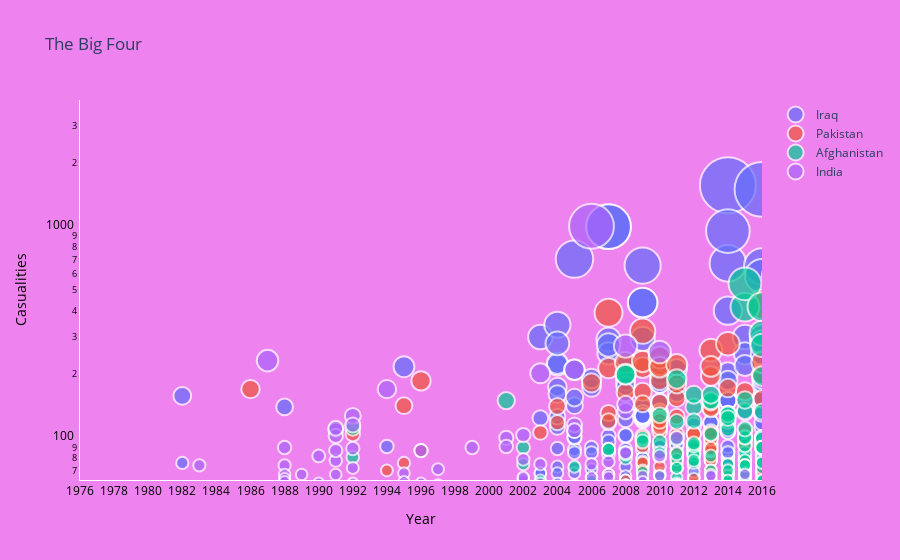
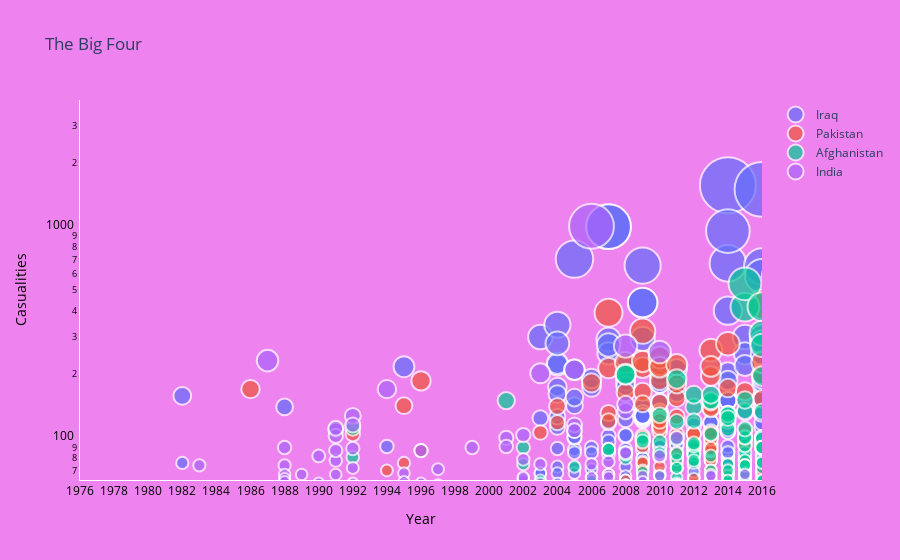

Notebook source saved alongside these figures, in order:
### Code cell
fig = go.Figure(data=data, layout=layout)
py.iplot(fig, filename='Terrorism Bubble')
fig.show()

### Figure 1 — Plotly figure (JSON) as saved in the notebook; plotly's stock layout.template omitted (floating-point values rounded to 4 significant figures; data arrays with more than 128 entries replaced by an {"elided": "..."} marker saying what was removed)
{"data": [{"marker": {"line": {"width": 2}, "size": {"elided": "264 int values"}, "sizemode": "area", "symbol": "circle"}, "mode": "markers", "name": "Iraq", "text": {"elided": "264 str values"}, "type": "scatter", "x": {"elided": "264 int values"}, "y": {"elided": "264 int values"}}, {"marker": {"line": {"width": 2}, "size": {"elided": "135 int values"}, "sizemode": "area", "symbol": "circle"}, "mode": "markers", "name": "Pakistan", "text": {"elided": "135 str values"}, "type": "scatter", "x": {"elided": "135 int values"}, "y": {"elided": "135 int values"}}, {"marker": {"line": {"width": 2}, "size": {"elided": "172 int values"}, "sizemode": "area", "symbol": "circle"}, "mode": "markers", "name": "Afghanistan", "text": {"elided": "172 str values"}, "type": "scatter", "x": {"elided": "172 int values"}, "y": {"elided": "172 int values"}}, {"marker": {"line": {"width": 2}, "size": [74, 54, 232, 90, 74, 67, 64, 62, 67, 58, 53, 82, 54, 55, 56, 61, 109, 78, 102, 67, 111, 87, 89, 59, 72, 58, 127, 115, 61, 170, 68, 52, 62, 51, 51, 61, 87, 71, 60, 90, 100, 91, 79, 62, 64, 103, 65, 75, 61, 202, 52, 115, 108, 210, 75, 1005, 55, 65, 67, 67, 77, 65, 57, 53, 272, 84, 60, 134, 144, 85, 54, 66, 62, 66, 82, 255, 51, 100, 52, 52, 52, 60, 67, 66, 67, 95], "sizemode": "area", "symbol": "circle"}, "mode": "markers", "name": "India", "text": ["City: Unknown<br>Group: Anti-Immigrant extremists<br>casualities: 74<br>Year: 1983", "City: Imphal<br>Group: People's Liberation Army (India)<br>casualities: 54<br>Year: 1984", "City: Chennai<br>Group: Tamils<br>casualities: 232<br>Year: 1987", "City: Amritsar<br>Group: Khalistan Liberation Force<br>casualities: 90<br>Year: 1988", "City: Amritsar<br>Group: Sikh Extremists<br>casualities: 74<br>Year: 1988", "City: Barpeta<br>Group: United Liberation Front of Assam (ULFA)<br>casualities: 67<br>Year: 1988", "City: Jammu<br>Group: Babbar Khalsa International (BKI)<br>casualities: 64<br>Year: 1988", "City: Batala<br>Group: Babbar Khalsa International (BKI)<br>casualities: 62<br>Year: 1988", "City: Bongaigaon<br>Group: Bodo Militants<br>casualities: 67<br>Year: 1989", "City: Karnal<br>Group: Sikh Extremists<br>casualities: 58<br>Year: 1989", "City: Unknown<br>Group: Khalistan Commando Force<br>casualities: 53<br>Year: 1989", "City: Batala<br>Group: Khalistan Commando Force<br>casualities: 82<br>Year: 1990", "City: Sepalpani<br>Group: Bodo Militants<br>casualities: 54<br>Year: 1990", "City: Pathankot<br>Group: Babbar Khalsa International (BKI)<br>casualities: 55<br>Year: 1990", "City: Rangia<br>Group: Bodo Militants<br>casualities: 56<br>Year: 1990", "City: Hyderabad<br>Group: People's War Group (PWG)<br>casualities: 61<br>Year: 1990", "City: New Delhi<br>Group: Sikh Extremists<br>casualities: 109<br>Year: 1991", "City: Kila Raipur<br>Group: Sikh Extremists<br>casualities: 78<br>Year: 1991", "City: Baddowal<br>Group: Sikh Extremists<br>casualities: 102<br>Year: 1991", "City: Sopore<br>Group: Muslim Militants<br>casualities: 67<br>Year: 1991", "City: Bajpur<br>Group: Sikh Extremists<br>casualities: 111<br>Year: 1991", "City: Sohian<br>Group: Sikh Extremists<br>casualities: 87<br>Year: 1991", "City: New Delhi<br>Group: Muslim Militants<br>casualities: 89<br>Year: 1992", "City: Pathankot<br>Group: Sikh Extremists<br>casualities: 59<br>Year: 1992", "City: Delhi<br>Group: Muslim Separatists<br>casualities: 72<br>Year: 1992", "City: Guwahati<br>Group: National Democratic Front of Bodoland (NDFB)<br>casualities: 58<br>Year: 1992", "City: Unknown<br>Group: Muslim Militants<br>casualities: 127<br>Year: 1992", "City: Bombay<br>Group: Muslim Militants<br>casualities: 115<br>Year: 1992", "City: Unknown<br>Group: Muslims<br>casualities: 61<br>Year: 1992", "City: Banabari<br>Group: Bodo Militants<br>casualities: 170<br>Year: 1994", "City: Jammu<br>Group: Kashmiri extremists<br>casualities: 68<br>Year: 1995", "City: Lailalong<br>Group: National Socialist Council of Nagaland<br>casualities: 52<br>Year: 1995", "City: Jammu<br>Group: Harkat ul Ansar<br>casualities: 62<br>Year: 1995", "City: New Delhi<br>Group: Jammu and Kashmir Islamic Front<br>casualities: 51<br>Year: 1996", "City: New Delhi<br>Group: Jammu and Kashmir Liberation Front<br>casualities: 51<br>Year: 1996", "City: Maiamnala<br>Group: National Socialist Council of Nagaland<br>casualities: 61<br>Year: 1996", "City: Sansapani<br>Group: Bodo Liberation Tigers (BLT)<br>casualities: 87<br>Year: 1996", "City: Unknown<br>Group: Muslim Rebels<br>casualities: 71<br>Year: 1997", "City: Bathe-Lakshmanpur<br>Group: Ranbir Sena<br>casualities: 60<br>Year: 1997", "City: Shiliguri<br>Group: United Liberation Front of Assam (ULFA)<br>casualities: 90<br>Year: 1999", "City: Baghmara<br>Group: National Democratic Front of Bodoland (NDFB)<br>casualities: 100<br>Year: 2001", "City: Srinagar<br>Group: Jaish-e-Mohammad (JeM)<br>casualities: 91<br>Year: 2001", "City: Jammu<br>Group: Lashkar-e-Taiba (LeT)<br>casualities: 79<br>Year: 2002", "City: Jammu<br>Group: Lashkar-e-Taiba (LeT)<br>casualities: 62<br>Year: 2002", "City: Jammu<br>Group: Lashkar-e-Taiba (LeT)<br>casualities: 64<br>Year: 2002", "City: Gandhinagar<br>Group: Gunmen<br>casualities: 103<br>Year: 2002", "City: Jammu<br>Group: Lashkar-e-Taiba (LeT)<br>casualities: 65<br>Year: 2002", "City: Mumbai<br>Group: Students Islamic Movement of India (SIMI)<br>casualities: 75<br>Year: 2003", "City: Bamungopha<br>Group: United Liberation Front of Assam (ULFA)<br>casualities: 61<br>Year: 2003", "City: Mumbai<br>Group: Students Islamic Movement of India (SIMI)<br>casualities: 202<br>Year: 2003", "City: Dimapur<br>Group: United Liberation Front of Assam (ULFA)<br>casualities: 52<br>Year: 2004", "City: Pulwama<br>Group: United Jihad Council<br>casualities: 115<br>Year: 2005", "City: Kotrapali<br>Group: Communist Party of India - Maoist (CPI-Maoist)<br>casualities: 108<br>Year: 2005", "City: New Delhi<br>Group: Lashkar-e-Taiba (LeT)<br>casualities: 210<br>Year: 2005", "City: Dantewada district<br>Group: Communist Party of India - Maoist (CPI-Maoist)<br>casualities: 75<br>Year: 2006", "City: Mumbai<br>Group: Lashkar-e-Taiba (LeT)<br>casualities: 1005<br>Year: 2006", "City: Imphal<br>Group: Kanglei Yawol Kanna Lup (KYKL)<br>casualities: 55<br>Year: 2006", "City: Guwahati<br>Group: United Liberation Front of Assam (ULFA)<br>casualities: 65<br>Year: 2006", "City: Sadiya<br>Group: United Liberation Front of Assam (ULFA)<br>casualities: 67<br>Year: 2007", "City: Ranibodli<br>Group: Naxalites<br>casualities: 67<br>Year: 2007", "City: Hyderabad<br>Group: Harkatul Jihad-e-Islami<br>casualities: 77<br>Year: 2007", "City: Doom Dooma<br>Group: United Liberation Front of Assam (ULFA)<br>casualities: 65<br>Year: 2007", "City: Murkongselek<br>Group: United Liberation Front of Assam (ULFA)<br>casualities: 57<br>Year: 2008", "City: New Delhi<br>Group: Indian Mujahideen<br>casualities: 53<br>Year: 2008", "City: Dispur<br>Group: United Liberation Front of Assam (ULFA)<br>casualities: 272<br>Year: 2008", "City: Kokrajhar<br>Group: United Liberation Front of Assam (ULFA)<br>casualities: 84<br>Year: 2008", "City: Barpeta Road<br>Group: United Liberation Front of Assam (ULFA)<br>casualities: 60<br>Year: 2008", "City: Mumbai<br>Group: Deccan Mujahideen<br>casualities: 134<br>Year: 2008", "City: Mumbai<br>Group: Deccan Mujahideen<br>casualities: 144<br>Year: 2008", "City: Mumbai<br>Group: Deccan Mujahideen<br>casualities: 85<br>Year: 2008", "City: Mumbai<br>Group: Deccan Mujahideen<br>casualities: 54<br>Year: 2008", "City: Guwahati<br>Group: United Liberation Front of Assam (ULFA)<br>casualities: 66<br>Year: 2009", "City: Nalbari<br>Group: United Liberation Front of Assam (ULFA)<br>casualities: 62<br>Year: 2009", "City: Pune<br>Group: Indian Mujahideen<br>casualities: 66<br>Year: 2010", "City: Dantewada district<br>Group: Communist Party of India - Maoist (CPI-Maoist)<br>casualities: 82<br>Year: 2010", "City: Jhargam<br>Group: Communist Party of India - Maoist (CPI-Maoist)<br>casualities: 255<br>Year: 2010", "City: Lohardaga district<br>Group: Communist Party of India - Maoist (CPI-Maoist)<br>casualities: 51<br>Year: 2011", "City: Guwahati<br>Group: Adivasi People's Army (APA)<br>casualities: 100<br>Year: 2011", "City: Mumbai<br>Group: Indian Mujahideen<br>casualities: 52<br>Year: 2011", "City: Mumbai<br>Group: Indian Mujahideen<br>casualities: 52<br>Year: 2011", "City: Mumbai<br>Group: Indian Mujahideen<br>casualities: 52<br>Year: 2011", "City: New Delhi<br>Group: Harkatul Jihad-e-Islami<br>casualities: 60<br>Year: 2011", "City: Hyderabad<br>Group: Lashkar-e-Taiba (LeT)<br>casualities: 67<br>Year: 2013", "City: Hyderabad<br>Group: Lashkar-e-Taiba (LeT)<br>casualities: 66<br>Year: 2013", "City: Sukma district<br>Group: Communist Party of India - Maoist (CPI-Maoist)<br>casualities: 67<br>Year: 2015", "City: Kuneru<br>Group: Maoists<br>casualities: 95<br>Year: 2017"], "type": "scatter", "x": [1983, 1984, 1987, 1988, 1988, 1988, 1988, 1988, 1989, 1989, 1989, 1990, 1990, 1990, 1990, 1990, 1991, 1991, 1991, 1991, 1991, 1991, 1992, 1992, 1992, 1992, 1992, 1992, 1992, 1994, 1995, 1995, 1995, 1996, 1996, 1996, 1996, 1997, 1997, 1999, 2001, 2001, 2002, 2002, 2002, 2002, 2002, 2003, 2003, 2003, 2004, 2005, 2005, 2005, 2006, 2006, 2006, 2006, 2007, 2007, 2007, 2007, 2008, 2008, 2008, 2008, 2008, 2008, 2008, 2008, 2008, 2009, 2009, 2010, 2010, 2010, 2011, 2011, 2011, 2011, 2011, 2011, 2013, 2013, 2015, 2017], "y": [74, 54, 232, 90, 74, 67, 64, 62, 67, 58, 53, 82, 54, 55, 56, 61, 109, 78, 102, 67, 111, 87, 89, 59, 72, 58, 127, 115, 61, 170, 68, 52, 62, 51, 51, 61, 87, 71, 60, 90, 100, 91, 79, 62, 64, 103, 65, 75, 61, 202, 52, 115, 108, 210, 75, 1005, 55, 65, 67, 67, 77, 65, 57, 53, 272, 84, 60, 134, 144, 85, 54, 66, 62, 66, 82, 255, 51, 100, 52, 52, 52, 60, 67, 66, 67, 95]}], "layout": {"paper_bgcolor": "rgb(238, 130, 238)", "plot_bgcolor": "rgb(238, 130, 238)", "title": {"text": "The Big Four"}, "xaxis": {"color": "black", "nticks": 30, "range": [1976, 2016], "showgrid": false, "showline": true, "tickmode": "auto", "title": {"text": "Year"}}, "yaxis": {"color": "black", "nticks": 40, "range": [1.8, 3.6], "showgrid": false, "showline": true, "tickmode": "auto", "title": {"text": "Casualities"}, "type": "log"}}}

### Figure 2 — Plotly figure (JSON) as saved in the notebook; plotly's stock layout.template omitted (floating-point values rounded to 4 significant figures; data arrays with more than 128 entries replaced by an {"elided": "..."} marker saying what was removed)
{"data": [{"marker": {"line": {"width": 2}, "size": {"elided": "264 int values"}, "sizemode": "area", "symbol": "circle"}, "mode": "markers", "name": "Iraq", "text": {"elided": "264 str values"}, "type": "scatter", "x": {"elided": "264 int values"}, "y": {"elided": "264 int values"}}, {"marker": {"line": {"width": 2}, "size": {"elided": "135 int values"}, "sizemode": "area", "symbol": "circle"}, "mode": "markers", "name": "Pakistan", "text": {"elided": "135 str values"}, "type": "scatter", "x": {"elided": "135 int values"}, "y": {"elided": "135 int values"}}, {"marker": {"line": {"width": 2}, "size": {"elided": "172 int values"}, "sizemode": "area", "symbol": "circle"}, "mode": "markers", "name": "Afghanistan", "text": {"elided": "172 str values"}, "type": "scatter", "x": {"elided": "172 int values"}, "y": {"elided": "172 int values"}}, {"marker": {"line": {"width": 2}, "size": [74, 54, 232, 90, 74, 67, 64, 62, 67, 58, 53, 82, 54, 55, 56, 61, 109, 78, 102, 67, 111, 87, 89, 59, 72, 58, 127, 115, 61, 170, 68, 52, 62, 51, 51, 61, 87, 71, 60, 90, 100, 91, 79, 62, 64, 103, 65, 75, 61, 202, 52, 115, 108, 210, 75, 1005, 55, 65, 67, 67, 77, 65, 57, 53, 272, 84, 60, 134, 144, 85, 54, 66, 62, 66, 82, 255, 51, 100, 52, 52, 52, 60, 67, 66, 67, 95], "sizemode": "area", "symbol": "circle"}, "mode": "markers", "name": "India", "text": ["City: Unknown<br>Group: Anti-Immigrant extremists<br>casualities: 74<br>Year: 1983", "City: Imphal<br>Group: People's Liberation Army (India)<br>casualities: 54<br>Year: 1984", "City: Chennai<br>Group: Tamils<br>casualities: 232<br>Year: 1987", "City: Amritsar<br>Group: Khalistan Liberation Force<br>casualities: 90<br>Year: 1988", "City: Amritsar<br>Group: Sikh Extremists<br>casualities: 74<br>Year: 1988", "City: Barpeta<br>Group: United Liberation Front of Assam (ULFA)<br>casualities: 67<br>Year: 1988", "City: Jammu<br>Group: Babbar Khalsa International (BKI)<br>casualities: 64<br>Year: 1988", "City: Batala<br>Group: Babbar Khalsa International (BKI)<br>casualities: 62<br>Year: 1988", "City: Bongaigaon<br>Group: Bodo Militants<br>casualities: 67<br>Year: 1989", "City: Karnal<br>Group: Sikh Extremists<br>casualities: 58<br>Year: 1989", "City: Unknown<br>Group: Khalistan Commando Force<br>casualities: 53<br>Year: 1989", "City: Batala<br>Group: Khalistan Commando Force<br>casualities: 82<br>Year: 1990", "City: Sepalpani<br>Group: Bodo Militants<br>casualities: 54<br>Year: 1990", "City: Pathankot<br>Group: Babbar Khalsa International (BKI)<br>casualities: 55<br>Year: 1990", "City: Rangia<br>Group: Bodo Militants<br>casualities: 56<br>Year: 1990", "City: Hyderabad<br>Group: People's War Group (PWG)<br>casualities: 61<br>Year: 1990", "City: New Delhi<br>Group: Sikh Extremists<br>casualities: 109<br>Year: 1991", "City: Kila Raipur<br>Group: Sikh Extremists<br>casualities: 78<br>Year: 1991", "City: Baddowal<br>Group: Sikh Extremists<br>casualities: 102<br>Year: 1991", "City: Sopore<br>Group: Muslim Militants<br>casualities: 67<br>Year: 1991", "City: Bajpur<br>Group: Sikh Extremists<br>casualities: 111<br>Year: 1991", "City: Sohian<br>Group: Sikh Extremists<br>casualities: 87<br>Year: 1991", "City: New Delhi<br>Group: Muslim Militants<br>casualities: 89<br>Year: 1992", "City: Pathankot<br>Group: Sikh Extremists<br>casualities: 59<br>Year: 1992", "City: Delhi<br>Group: Muslim Separatists<br>casualities: 72<br>Year: 1992", "City: Guwahati<br>Group: National Democratic Front of Bodoland (NDFB)<br>casualities: 58<br>Year: 1992", "City: Unknown<br>Group: Muslim Militants<br>casualities: 127<br>Year: 1992", "City: Bombay<br>Group: Muslim Militants<br>casualities: 115<br>Year: 1992", "City: Unknown<br>Group: Muslims<br>casualities: 61<br>Year: 1992", "City: Banabari<br>Group: Bodo Militants<br>casualities: 170<br>Year: 1994", "City: Jammu<br>Group: Kashmiri extremists<br>casualities: 68<br>Year: 1995", "City: Lailalong<br>Group: National Socialist Council of Nagaland<br>casualities: 52<br>Year: 1995", "City: Jammu<br>Group: Harkat ul Ansar<br>casualities: 62<br>Year: 1995", "City: New Delhi<br>Group: Jammu and Kashmir Islamic Front<br>casualities: 51<br>Year: 1996", "City: New Delhi<br>Group: Jammu and Kashmir Liberation Front<br>casualities: 51<br>Year: 1996", "City: Maiamnala<br>Group: National Socialist Council of Nagaland<br>casualities: 61<br>Year: 1996", "City: Sansapani<br>Group: Bodo Liberation Tigers (BLT)<br>casualities: 87<br>Year: 1996", "City: Unknown<br>Group: Muslim Rebels<br>casualities: 71<br>Year: 1997", "City: Bathe-Lakshmanpur<br>Group: Ranbir Sena<br>casualities: 60<br>Year: 1997", "City: Shiliguri<br>Group: United Liberation Front of Assam (ULFA)<br>casualities: 90<br>Year: 1999", "City: Baghmara<br>Group: National Democratic Front of Bodoland (NDFB)<br>casualities: 100<br>Year: 2001", "City: Srinagar<br>Group: Jaish-e-Mohammad (JeM)<br>casualities: 91<br>Year: 2001", "City: Jammu<br>Group: Lashkar-e-Taiba (LeT)<br>casualities: 79<br>Year: 2002", "City: Jammu<br>Group: Lashkar-e-Taiba (LeT)<br>casualities: 62<br>Year: 2002", "City: Jammu<br>Group: Lashkar-e-Taiba (LeT)<br>casualities: 64<br>Year: 2002", "City: Gandhinagar<br>Group: Gunmen<br>casualities: 103<br>Year: 2002", "City: Jammu<br>Group: Lashkar-e-Taiba (LeT)<br>casualities: 65<br>Year: 2002", "City: Mumbai<br>Group: Students Islamic Movement of India (SIMI)<br>casualities: 75<br>Year: 2003", "City: Bamungopha<br>Group: United Liberation Front of Assam (ULFA)<br>casualities: 61<br>Year: 2003", "City: Mumbai<br>Group: Students Islamic Movement of India (SIMI)<br>casualities: 202<br>Year: 2003", "City: Dimapur<br>Group: United Liberation Front of Assam (ULFA)<br>casualities: 52<br>Year: 2004", "City: Pulwama<br>Group: United Jihad Council<br>casualities: 115<br>Year: 2005", "City: Kotrapali<br>Group: Communist Party of India - Maoist (CPI-Maoist)<br>casualities: 108<br>Year: 2005", "City: New Delhi<br>Group: Lashkar-e-Taiba (LeT)<br>casualities: 210<br>Year: 2005", "City: Dantewada district<br>Group: Communist Party of India - Maoist (CPI-Maoist)<br>casualities: 75<br>Year: 2006", "City: Mumbai<br>Group: Lashkar-e-Taiba (LeT)<br>casualities: 1005<br>Year: 2006", "City: Imphal<br>Group: Kanglei Yawol Kanna Lup (KYKL)<br>casualities: 55<br>Year: 2006", "City: Guwahati<br>Group: United Liberation Front of Assam (ULFA)<br>casualities: 65<br>Year: 2006", "City: Sadiya<br>Group: United Liberation Front of Assam (ULFA)<br>casualities: 67<br>Year: 2007", "City: Ranibodli<br>Group: Naxalites<br>casualities: 67<br>Year: 2007", "City: Hyderabad<br>Group: Harkatul Jihad-e-Islami<br>casualities: 77<br>Year: 2007", "City: Doom Dooma<br>Group: United Liberation Front of Assam (ULFA)<br>casualities: 65<br>Year: 2007", "City: Murkongselek<br>Group: United Liberation Front of Assam (ULFA)<br>casualities: 57<br>Year: 2008", "City: New Delhi<br>Group: Indian Mujahideen<br>casualities: 53<br>Year: 2008", "City: Dispur<br>Group: United Liberation Front of Assam (ULFA)<br>casualities: 272<br>Year: 2008", "City: Kokrajhar<br>Group: United Liberation Front of Assam (ULFA)<br>casualities: 84<br>Year: 2008", "City: Barpeta Road<br>Group: United Liberation Front of Assam (ULFA)<br>casualities: 60<br>Year: 2008", "City: Mumbai<br>Group: Deccan Mujahideen<br>casualities: 134<br>Year: 2008", "City: Mumbai<br>Group: Deccan Mujahideen<br>casualities: 144<br>Year: 2008", "City: Mumbai<br>Group: Deccan Mujahideen<br>casualities: 85<br>Year: 2008", "City: Mumbai<br>Group: Deccan Mujahideen<br>casualities: 54<br>Year: 2008", "City: Guwahati<br>Group: United Liberation Front of Assam (ULFA)<br>casualities: 66<br>Year: 2009", "City: Nalbari<br>Group: United Liberation Front of Assam (ULFA)<br>casualities: 62<br>Year: 2009", "City: Pune<br>Group: Indian Mujahideen<br>casualities: 66<br>Year: 2010", "City: Dantewada district<br>Group: Communist Party of India - Maoist (CPI-Maoist)<br>casualities: 82<br>Year: 2010", "City: Jhargam<br>Group: Communist Party of India - Maoist (CPI-Maoist)<br>casualities: 255<br>Year: 2010", "City: Lohardaga district<br>Group: Communist Party of India - Maoist (CPI-Maoist)<br>casualities: 51<br>Year: 2011", "City: Guwahati<br>Group: Adivasi People's Army (APA)<br>casualities: 100<br>Year: 2011", "City: Mumbai<br>Group: Indian Mujahideen<br>casualities: 52<br>Year: 2011", "City: Mumbai<br>Group: Indian Mujahideen<br>casualities: 52<br>Year: 2011", "City: Mumbai<br>Group: Indian Mujahideen<br>casualities: 52<br>Year: 2011", "City: New Delhi<br>Group: Harkatul Jihad-e-Islami<br>casualities: 60<br>Year: 2011", "City: Hyderabad<br>Group: Lashkar-e-Taiba (LeT)<br>casualities: 67<br>Year: 2013", "City: Hyderabad<br>Group: Lashkar-e-Taiba (LeT)<br>casualities: 66<br>Year: 2013", "City: Sukma district<br>Group: Communist Party of India - Maoist (CPI-Maoist)<br>casualities: 67<br>Year: 2015", "City: Kuneru<br>Group: Maoists<br>casualities: 95<br>Year: 2017"], "type": "scatter", "x": [1983, 1984, 1987, 1988, 1988, 1988, 1988, 1988, 1989, 1989, 1989, 1990, 1990, 1990, 1990, 1990, 1991, 1991, 1991, 1991, 1991, 1991, 1992, 1992, 1992, 1992, 1992, 1992, 1992, 1994, 1995, 1995, 1995, 1996, 1996, 1996, 1996, 1997, 1997, 1999, 2001, 2001, 2002, 2002, 2002, 2002, 2002, 2003, 2003, 2003, 2004, 2005, 2005, 2005, 2006, 2006, 2006, 2006, 2007, 2007, 2007, 2007, 2008, 2008, 2008, 2008, 2008, 2008, 2008, 2008, 2008, 2009, 2009, 2010, 2010, 2010, 2011, 2011, 2011, 2011, 2011, 2011, 2013, 2013, 2015, 2017], "y": [74, 54, 232, 90, 74, 67, 64, 62, 67, 58, 53, 82, 54, 55, 56, 61, 109, 78, 102, 67, 111, 87, 89, 59, 72, 58, 127, 115, 61, 170, 68, 52, 62, 51, 51, 61, 87, 71, 60, 90, 100, 91, 79, 62, 64, 103, 65, 75, 61, 202, 52, 115, 108, 210, 75, 1005, 55, 65, 67, 67, 77, 65, 57, 53, 272, 84, 60, 134, 144, 85, 54, 66, 62, 66, 82, 255, 51, 100, 52, 52, 52, 60, 67, 66, 67, 95]}], "layout": {"paper_bgcolor": "rgb(238, 130, 238)", "plot_bgcolor": "rgb(238, 130, 238)", "title": {"text": "The Big Four"}, "xaxis": {"color": "black", "nticks": 30, "range": [1976, 2016], "showgrid": false, "showline": true, "tickmode": "auto", "title": {"text": "Year"}}, "yaxis": {"color": "black", "nticks": 40, "range": [1.8, 3.6], "showgrid": false, "showline": true, "tickmode": "auto", "title": {"text": "Casualities"}, "type": "log"}}}
